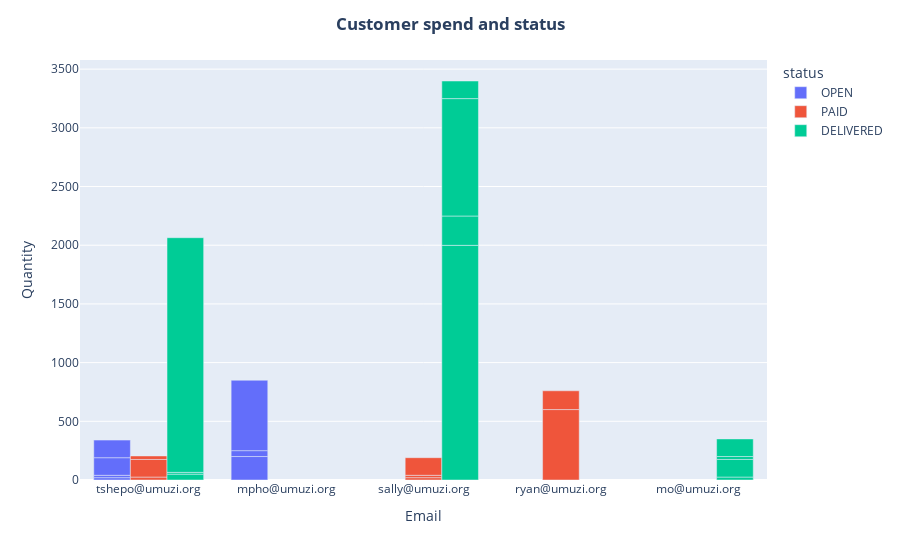

Source (notebook cell):
### Code cell
import plotly.express as px

fig = px.bar(result, x='email', y='price', color='status', barmode='group')

fig.update_layout(
    title='<b>Customer spend and status<b>',
    title_x=0.5,  
    xaxis_title='Email',
    yaxis_title='Quantity'
)

fig.show()

### Figure 1 — Plotly figure (JSON) as saved in the notebook; plotly's stock layout.template omitted (floating-point values rounded to 4 significant figures)
{"data": [{"alignmentgroup": "True", "hovertemplate": "status=OPEN<br>email=%{x}<br>price=%{y}<extra></extra>", "legendgroup": "OPEN", "marker": {"color": "#636efa", "pattern": {"shape": ""}}, "name": "OPEN", "offsetgroup": "OPEN", "orientation": "v", "showlegend": true, "textposition": "auto", "type": "bar", "x": ["tshepo@umuzi.org", "tshepo@umuzi.org", "tshepo@umuzi.org", "tshepo@umuzi.org", "mpho@umuzi.org", "mpho@umuzi.org", "mpho@umuzi.org"], "xaxis": "x", "y": [20, 20, 150, 150, 200, 50, 600], "yaxis": "y"}, {"alignmentgroup": "True", "hovertemplate": "status=PAID<br>email=%{x}<br>price=%{y}<extra></extra>", "legendgroup": "PAID", "marker": {"color": "#EF553B", "pattern": {"shape": ""}}, "name": "PAID", "offsetgroup": "PAID", "orientation": "v", "showlegend": true, "textposition": "auto", "type": "bar", "x": ["tshepo@umuzi.org", "tshepo@umuzi.org", "tshepo@umuzi.org", "sally@umuzi.org", "sally@umuzi.org", "sally@umuzi.org", "ryan@umuzi.org", "ryan@umuzi.org"], "xaxis": "x", "y": [25, 150, 30, 20, 20, 150, 600, 160], "yaxis": "y"}, {"alignmentgroup": "True", "hovertemplate": "status=DELIVERED<br>email=%{x}<br>price=%{y}<extra></extra>", "legendgroup": "DELIVERED", "marker": {"color": "#00cc96", "pattern": {"shape": ""}}, "name": "DELIVERED", "offsetgroup": "DELIVERED", "orientation": "v", "showlegend": true, "textposition": "auto", "type": "bar", "x": ["tshepo@umuzi.org", "tshepo@umuzi.org", "tshepo@umuzi.org", "sally@umuzi.org", "sally@umuzi.org", "sally@umuzi.org", "sally@umuzi.org", "mo@umuzi.org", "mo@umuzi.org", "mo@umuzi.org", "mo@umuzi.org"], "xaxis": "x", "y": [50, 15, 1999, 1999, 250, 1000, 150, 25, 150, 25, 150], "yaxis": "y"}], "layout": {"barmode": "group", "legend": {"title": {"text": "status"}, "tracegroupgap": 0}, "margin": {"t": 60}, "title": {"text": "<b>Customer spend and status<b>", "x": 0.5}, "xaxis": {"anchor": "y", "domain": [0, 1], "title": {"text": "Email"}}, "yaxis": {"anchor": "x", "domain": [0, 1], "title": {"text": "Quantity"}}}}
